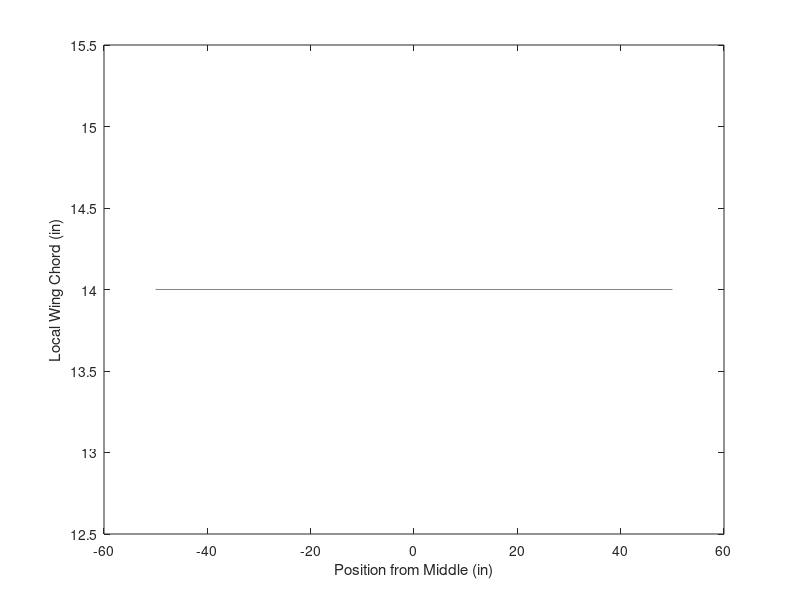

Recreate this plot in MATLAB.
y = linspace(-50,50,1000); % inches
b = 100;
lmda = 1; % Taper Ratio
S = 100*14;
C_r = 2*S/(b*(1+lmda));

C_y = C_r * (1-2*y/b*(1-lmda));

figure(1)
plot(y,C_y)
xlabel('Position from Middle (in)')
ylabel('Local Wing Chord (in)')
